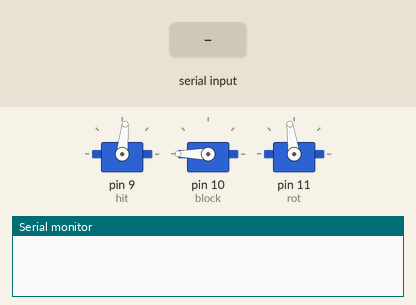
A sketch run on a simulated Arduino Uno, built with avr-gcc and run on an emulated ATmega328P. Parts: 3 × servo, the last lines printed to the serial monitor. The test bench sets the inputs (shaded band).

Above: at 1.2 s.
1.3 s: "1\n" received over Serial
At 4.2 s:
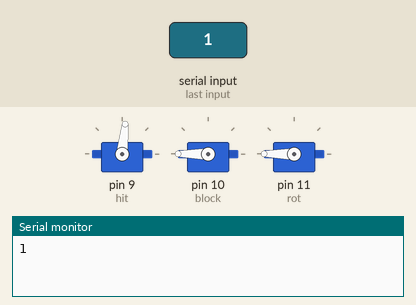
4.3 s: "x\n" received over Serial
At 6.3 s:
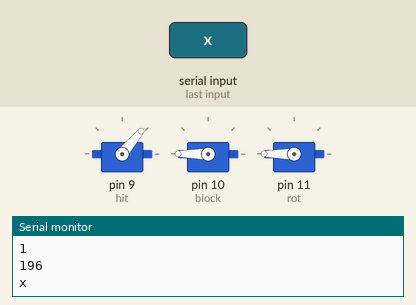
7.3 s: "r\n" received over Serial
At 9.9 s:
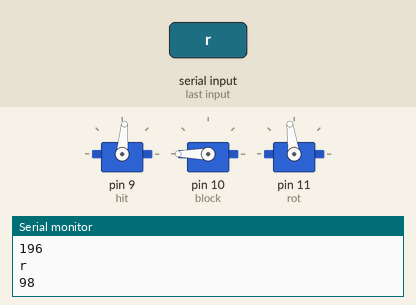
10.2 s: "y\n" received over Serial
At 12.2 s:
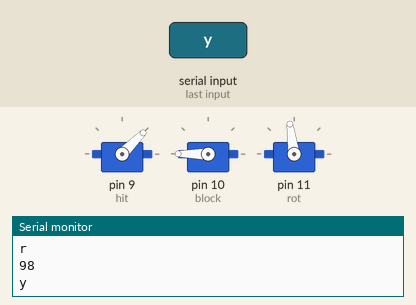
13.2 s: "r\n" received over Serial
At 16.1 s:
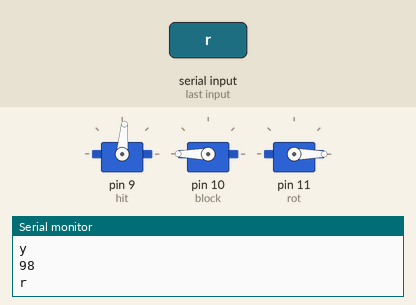
16.2 s: "z\n" received over Serial
At 18.3 s:
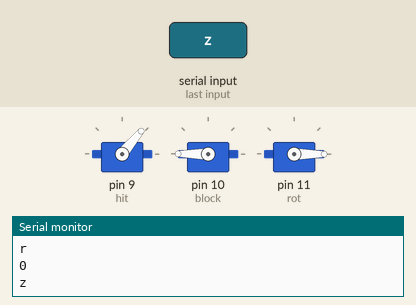
Timing chart, 0 to 20.2 s (numbered marks = the images above; inputs shaded):
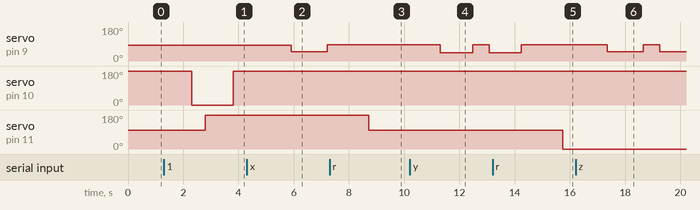

Measured:
- after the input at 1.3 s, servo on pin 10 (block): 180° → 0° after 1.0 s, → 180° 1.5 s later; servo on pin 11 (rot): 98° → 180° after 1.5 s
- after the input at 4.3 s, servo on pin 9 (hit): 84° → 50° after 1.6 s, → 85° 1.3 s later
- after the input at 7.3 s, servo on pin 11 (rot): 180° → 98° after 1.4 s
- after the input at 10.2 s, servo on pin 9 (hit): 85° → 45° after 1.1 s, → 85° 1.2 s later, → 45° 0.60 s later
- after the input at 13.2 s, servo on pin 11 (rot): 98° → 0° after 2.5 s
- after the input at 16.2 s, servo on pin 9 (hit): 85° → 50° after 1.1 s, → 85° 1.3 s later, → 50° 0.60 s later

The sketch:

moves_to_arduino.ino
```cpp
#include <Servo.h>
String com;
Servo hit,rot,block;
int i,angle=98;
int j;
int correction = 0;
void hitman(){
  int speed = 50;
  int dd = 1310;
  if(angle == 98) {speed = 45; dd =1170;}
       delay(100);
  hit.write(speed);
      delay(dd);
      hit.write(85);
      delay(500);
      if(correction++ == 10){
        hit.write(95);
       delay(4500);
       hit.write(85);
       correction = 0;
       hit.write(0);
  delay(250);
  hit.write(85);
      }
}
void BUB(int angle){
      /*for(j=180;j>0;j--){
        block.write(j);
        delay(4);
      }*/
      block.write(0);
      delay(500);
      rot.write(angle);
      delay(1000);
      block.write(180);
      delay(500);
}
void setup (){
Serial.begin(9600);
hit.attach (9);
  block.attach (10);
  rot.attach(11);
  hit.write(84);
  block.write(180);
  rot.write(98);
  /*hit.write(95);
  delay(6000);
  hit.write(0);
  delay(250);
  hit.write(85);*/

}

void loop (){
  while(Serial.available()<=0);
  com = Serial.readString();
Serial.print(com);
for(i = 0;i<com.length();i++){
  switch(com[i]){
    case 'r':
      angle-=98;
      rot.write(angle);
      delay(500);
      break;
    case 'i':
      angle+=98;
      rot.write(angle);
      delay(500);
      break;
    case '1':
        angle+=106;
        BUB(angle);
        angle-=8;
        rot.write(angle);
        delay(500);
      break;
    case '2':
    angle-=98;
        BUB(angle);
        angle+=113;
        rot.write(angle);
        delay(500);
        angle-=25;
        BUB(angle);
        angle-=88;
        rot.write(angle);
        delay(500);


      break;


      case 'x':
        hitman();
      break;

      case 'y':
      hitman();
      hitman();
      break;
      case 'z':
     hitman();hitman();hitman();
      break;

      case 'a':
       BUB(angle);
       break;

       case 'd':
       delay(1000);
       break;

       case 'p':
       angle=98;
       rot.write(98);
       break;

       case 't':
       hit.write(95);
       delay(6000);
       hit.write(85);
       break;

        case 'b':
       hit.write(95);
       delay(6000);
       hit.write(0);
       delay(300);
       hit.write(85);
       break;

  }
}
Serial.println(angle);
com = " ";
}
```
